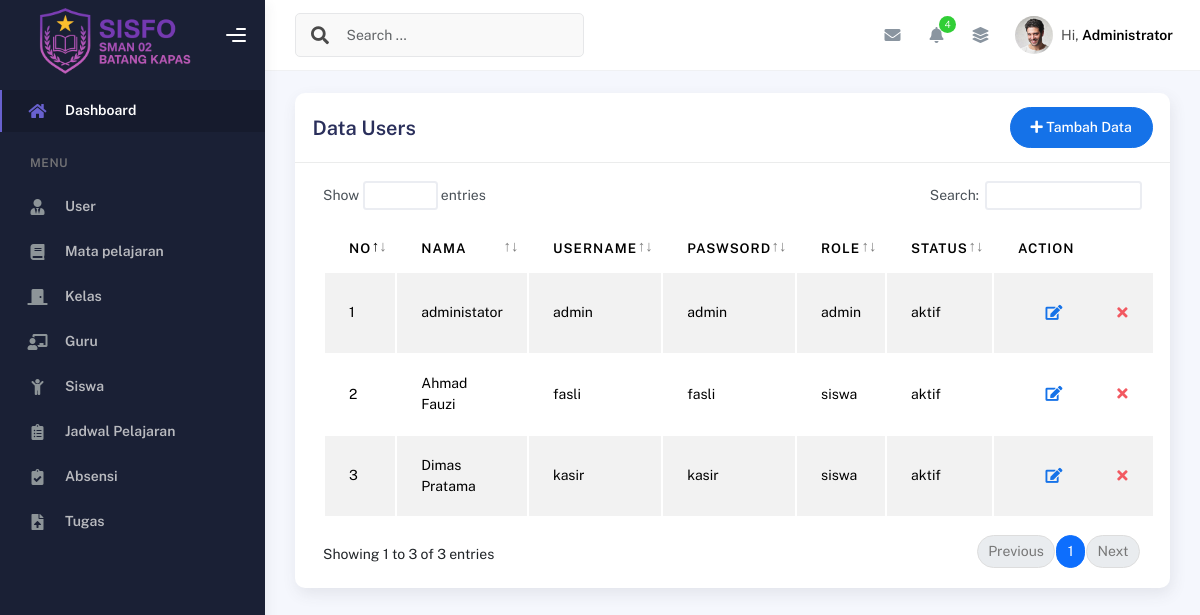
The app's page /index.php?page=user/index (signed in) with its own data.
### tables this page shows
CREATE TABLE `tb_user` (
  `id_user` int(11) NOT NULL,
  `username` varchar(255) NOT NULL,
  `password` varchar(255) NOT NULL,
  `role` enum('admin','guru','siswa') NOT NULL,
  `user_ref_id` int(11) NOT NULL,
  `status` enum('aktif','nonaktif') NOT NULL
);

CREATE TABLE `tb_siswa` (
  `id_siswa` int(11) NOT NULL,
  `nis` varchar(255) NOT NULL,
  `nama` varchar(255) NOT NULL,
  `jenis_kelamin` enum('L','P') NOT NULL,
  `tempat_lahir` varchar(255) NOT NULL,
  `tanggal_lahir` date NOT NULL,
  `alamat` text NOT NULL,
  `id_kelas` int(11) NOT NULL,
  `tgl_masuk` date NOT NULL,
  `status` enum('Aktif','Lulus','Keluar') NOT NULL DEFAULT 'Aktif',
  `foto_siswa` varchar(255) NOT NULL
);

### index.php (called while the page is built, shortened)
<?php
include "layout/header.php";
include "layout/sidebar.php";
include "layout/navbar.php";
include "content.php";
include "layout/footer.php";

### user/index.php (the view)
<div class="container">
  <div class="page-inner">
    <div class="col-md-12">
      <div class="card">
        <div class="card-header">
          <div class="d-flex align-items-center">
            <h4 class="card-title">Data Users</h4>
            <a class="btn btn-primary btn-round ms-auto" href="?page=user/tambah">
              <i class="fa fa-plus"></i>
              Tambah Data
            </a>
          </div>
        </div>
        <div class="card-body">
          <div class="table-responsive">
            <table id="add-row" class="display table table-striped table-hover">
              <thead>
                <tr>
                  <th>No</th>
                  <th>Nama</th>
                  <th>Username</th>
                  <th>Paswsord</th>
                  <th>Role</th>
                  <th>Status</th>
                  <th style="width: 10%">Action</th>
                </tr>
              </thead>
              <tbody>
                <?php
                $no = 1;
                $query = mysqli_query($koneksi, "SELECT *, ts.nama as nama_siswa, tg.nama as nama_guru, tu.status as status FROM tb_user tu LEFT JOIN tb_siswa ts ON tu.user_ref_id = ts.id_siswa LEFT JOIN tb_guru tg ON tu.user_ref_id = tg.id_guru");
                while ($data = mysqli_fetch_array($query)) {
                ?>
                  <tr>
                    <td><?= $no++ ?></td>
                    <td>
                      <?php
                        if ($data['role'] == 'guru') {
                          $nama = $data['nama_guru'];
                        }elseif ($data['role'] == 'siswa'){
                          $nama = $data['nama_siswa'];
                        }elseif ($data['role'] == 'admin'){
                          $nama = 'administator';
                        }
                      ?>
                      <?= $nama ?>
                    </td>
                    <td><?= $data['username'] ?></td>
                    <td><?= $data['password'] ?></td>
                    <td><?= $data['role'] ?></td>
                    <td><?= $data['status'] ?></td>
                    <td>
                      <div class="form-button-action">
                        <a class="btn btn-link btn-primary btn-lg" href="?page=user/edit&id_user=<?= $data['id_user'] ?>"><i class="fa fa-edit"></i></a>
                        <a class="btn btn-link btn-danger btn-lg" href="?page=user/hapus&id_user=<?= $data['id_user'] ?>" onclick="return confirm('anda yakin hapus?')"><i class="fa fa-times"></i></a>
                      </div>
                    </td>
                  </tr>
                <?php } ?>
              </tbody>
            </table>
          </div>
        </div>
      </div>
    </div>
  </div>
</div>
</div>

### layout/header.php (shortened to what this page needs)
<!DOCTYPE html>
<html lang="en">
<head>
    <link rel="stylesheet" href="assets/assets/css/bootstrap.min.css" />
    <link rel="stylesheet" href="assets/assets/css/plugins.min.css" />
    <link rel="stylesheet" href="assets/assets/css/kaiadmin.min.css" />
    <link rel="stylesheet" href="assets/assets/css/demo.css" />
    <link rel="stylesheet" href="https://cdn.jsdelivr.net/npm/flatpickr/dist/flatpickr.min.css">
<link href="https://cdn.jsdelivr.net/npm/select2@4.1.0-rc.0/dist/css/select2.min.css" rel="stylesheet" />
</head>
<body>
    <div class="wrapper">
        <div class="main-panel">

### layout/sidebar.php (shortened to what this page needs)
<div class="sidebar" data-background-color="dark">
    <div class="sidebar-logo">
        <div class="logo-header" data-background-color="dark">
            <a href="./" class="logo">
                <img src="assets/assets/img/logosman.png" alt="navbar brand" class="navbar-brand img-fluid" style="max-height: 180px; margin-top: 12px;" />
            </a>
            <div class="nav-toggle">
                <button class="btn btn-toggle toggle-sidebar">
                    <i class="gg-menu-right"></i>
                </button>
            </div>
        </div>
    </div>
    <div class="sidebar-wrapper scrollbar scrollbar-inner">
        <div class="sidebar-content">
            <ul class="nav nav-secondary">
                <li class="nav-item active">
                    <a href="./">
                        <p>Dashboard</p>
                    </a>
                </li>
                <li class="nav-section">
                    <h4 class="text-section">MENU</h4>
                </li>
                <?php if ($_SESSION['role'] == 'admin') { ?>
                    <li class="nav-item">
                        <a href="?page=user/index">
                            <i class="fas fa-user-tie"></i>
                            <p>User</p>
                        </a>
                    </li>
                    <li class="nav-item">
                        <a href="?page=mapel/index">
                            <i class="fas fa-book"></i>
                            <p>Mata pelajaran</p>
                        </a>
                    </li>
                    <li class="nav-item">
                        <a href="?page=kelas/index">
                            <i class="fas fa-door-closed"></i>
                            <p>Kelas</p>
                        </a>
                    </li>
                    <li class="nav-item">
                        <a href="?page=guru/index">
                            <i class="fas fa-chalkboard-teacher"></i>
                            <p>Guru</p>
                        </a>
                    </li>
                    <li class="nav-item">
                        <a href="?page=siswa/index">
                            <i class="fas fa-child"></i>
                            <p>Siswa</p>
                        </a>
                    </li>
                    <li class="nav-item">
                        <a href="?page=jadwal_pelajaran/index">
                            <i class="fas fa-clipboard-list"></i>
                            <p>Jadwal Pelajaran</p>
                        </a>
                    </li>
                    <li class="nav-item">
                        <a href="?page=absen_session/index">
                            <i class="fas fa-clipboard-check"></i>
                            <p>Absensi</p>
                        </a>
                    </li>
                    <li class="nav-item">
                        <a href="?page=tugas/index">
                            <i class="fas fa-file-upload"></i>
                            <p>Tugas</p>
                        </a>
                    </li>
                <?php } ?>
            </ul>
        </div>
    </div>
</div>

### layout/navbar.php (shortened to what this page needs)
<div class="main-header">
    <nav class="navbar navbar-header navbar-header-transparent navbar-expand-lg border-bottom">
        <div class="container-fluid">
            <nav class="navbar navbar-header-left navbar-expand-lg navbar-form nav-search p-0 d-none d-lg-flex">
                <div class="input-group">
                    <div class="input-group-prepend">
                        <button type="submit" class="btn btn-search pe-1">
                            <i class="fa fa-search search-icon"></i>
                        </button>
                    </div>
                    <input type="text" placeholder="Search ..." class="form-control" />
                </div>
            </nav>
            <ul class="navbar-nav topbar-nav ms-md-auto align-items-center">
                <li class="nav-item topbar-icon dropdown hidden-caret">
                    <a class="nav-link dropdown-toggle" href="#" id="messageDropdown" role="button" data-bs-toggle="dropdown" aria-haspopup="true" aria-expanded="false">
                        <i class="fa fa-envelope"></i>
                    </a>
                </li>
                <li class="nav-item topbar-icon dropdown hidden-caret">
                    <a class="nav-link dropdown-toggle" href="#" id="notifDropdown" role="button" data-bs-toggle="dropdown" aria-haspopup="true" aria-expanded="false">
                        <i class="fa fa-bell"></i>
                        <span class="notification">4</span>
                    </a>
                </li>
                <li class="nav-item topbar-icon dropdown hidden-caret">
                    <a class="nav-link" data-bs-toggle="dropdown" href="#" aria-expanded="false">
                        <i class="fas fa-layer-group"></i>
                    </a>
                </li>
                <li class="nav-item topbar-user dropdown hidden-caret">
                    <a class="dropdown-toggle profile-pic" data-bs-toggle="dropdown" href="#" aria-expanded="false">
                        <div class="avatar-sm">
                            <img
                            src="<?=$_SESSION['foto']?>"
                             alt="..."
                            class="avatar-img rounded-circle" />
                        </div>
                        <span class="profile-username">
                            <span class="op-7">Hi,</span>
                            <span class="fw-bold"><?= $_SESSION['nama'] ?></span>
                        </span>
                    </a>
                </li>
            </ul>
        </div>
    </nav>
</div>

### content.php
<?php
if(!empty($_GET['page'])){
    include_once($_GET['page'] . ".php");
}else {
    include "home.php";
}

### layout/footer.php (shortened to what this page needs)
</div>
</body>
</html>

### records on screen
tb_user: role "administator", username "admin", password "admin", role "admin", status "aktif"
tb_user: tb_siswa.nama "Ahmad Fauzi", username "fasli", password "fasli", role "siswa", status "aktif"
tb_user: tb_siswa.nama "Dimas Pratama", username "kasir", password "kasir", role "siswa", status "aktif"

### other values on screen
$_SESSION['nama'] "Administrator"
